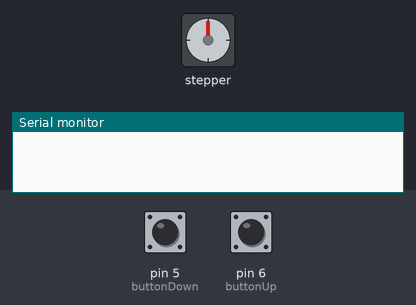
Bench run of a sketch on a simulated Arduino Uno, built with avr-gcc and run on an emulated ATmega328P. Parts: stepper motor, the last lines printed to the serial monitor. Inputs (shaded band) come from the test bench; at power-on: pin 5 (buttonDown) HIGH, pin 6 (buttonUp) HIGH. Stepper angles assume 2048 steps per turn.

Above: at 1.2 s.
1.3 s: pin 5 (buttonDown) pulled LOW for 1 s
At 3.4 s:
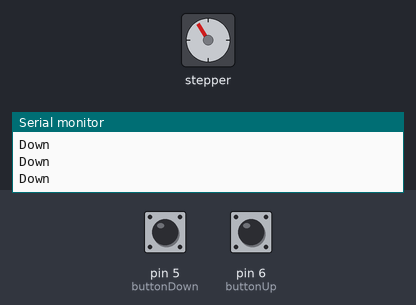
3.8 s: pin 6 (buttonUp) pulled LOW for 3.2 s
At 8.2 s:
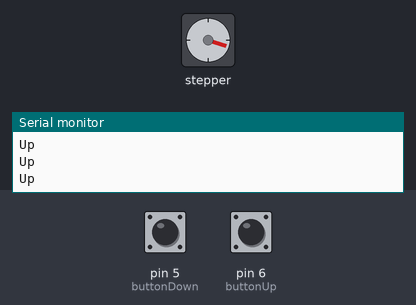
8.5 s: pin 6 (buttonUp) pulled LOW for 1 s
At 10.0 s:
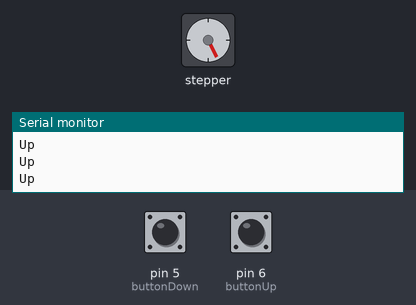
11.0 s: pin 6 (buttonUp) pulled LOW for 0.15 s
At 11.6 s:
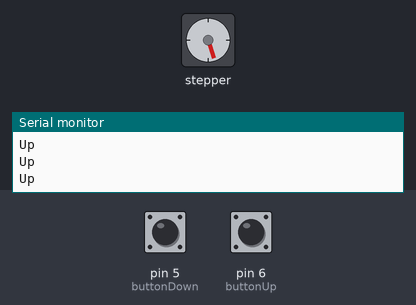
12.6 s: pin 6 (buttonUp) pulled LOW for 1 s
At 13.9 s:
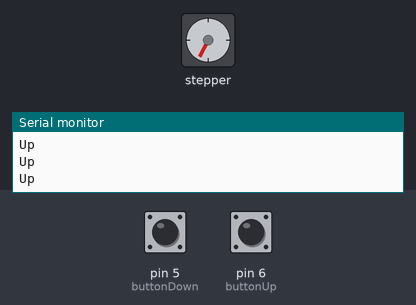
15.1 s: pin 6 (buttonUp) pulled LOW for 3.2 s
At 19.7 s:
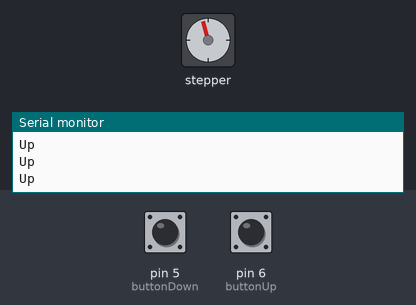
Timing chart, 0 to 20.8 s (numbered marks = the images above; inputs shaded):
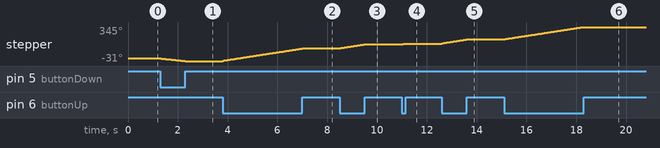

The sketch:

smartBlinfs.ino
```cpp
#include <Stepper.h>

const int stepsPerRevolution = 2048;

Stepper stepper(stepsPerRevolution, 8, 10, 9, 11);

const int buttonUp =  6;
const int buttonDown =  5;

int speed = 50;

void setup()
{
  pinMode(buttonUp, INPUT_PULLUP);
  pinMode(buttonDown, INPUT_PULLUP);
  Serial.begin(9600);
}

void loop()
{
  while ( digitalRead(buttonUp) == 0 )
  {
    stepper.setSpeed(speed);
    Serial.println("Up");
    stepper.step(1);
  }
  while ( digitalRead(buttonDown) == 0 )
  {
    stepper.setSpeed(speed);
    Serial.println("Down");
    stepper.step(-1);
  }
}
```

Measured:
- after the input at 1.3 s, stepper: turns 31° counter-clockwise in 1.0 s, starting at once
- after the input at 3.8 s, stepper: turns 139° clockwise in 3.2 s, starting at once
- after the input at 8.5 s, stepper: turns 45° clockwise in 0.99 s, starting at once
- after the input at 12.6 s, stepper: turns 45° clockwise in 0.98 s, starting at once
- after the input at 15.1 s, stepper: turns 138° clockwise in 3.2 s, starting at once
